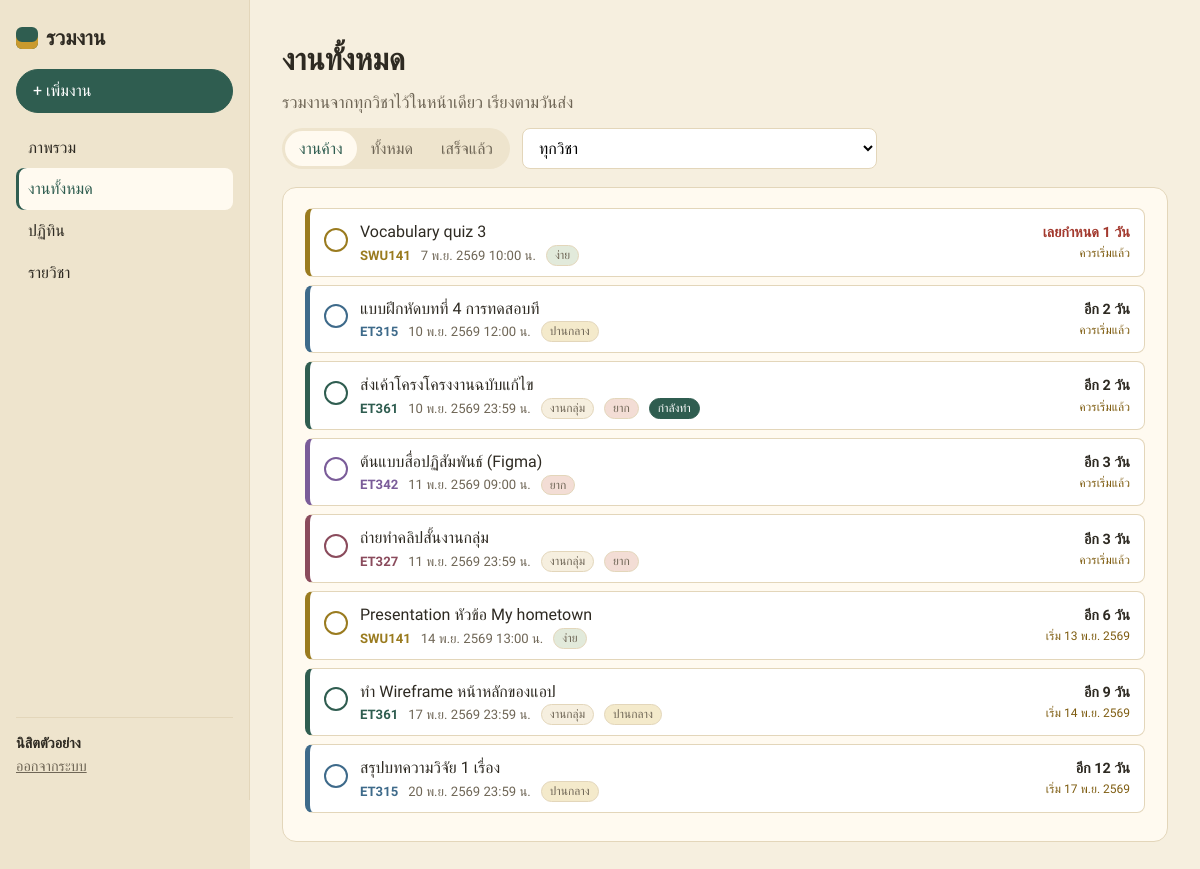
Screenshot of /tasks.php (signed in) with the database file from the repository.
### tables this page shows
CREATE TABLE tasks (
  id INT AUTO_INCREMENT PRIMARY KEY,
  user_id INT NOT NULL,
  subject_id INT NULL,
  title VARCHAR(200) NOT NULL,
  type VARCHAR(10) DEFAULT 'solo',
  due_date DATETIME NOT NULL,
  level TINYINT DEFAULT 2,
  important TINYINT DEFAULT 1,
  status VARCHAR(10) DEFAULT 'todo',
  note TEXT,
  FOREIGN KEY (user_id) REFERENCES users(id) ON DELETE CASCADE,
  FOREIGN KEY (subject_id) REFERENCES subjects(id) ON DELETE SET NULL
);

CREATE TABLE subjects (
  id INT AUTO_INCREMENT PRIMARY KEY,
  user_id INT NOT NULL,
  code VARCHAR(20),
  name VARCHAR(150) NOT NULL,
  color VARCHAR(7) DEFAULT '#2F5D50',
  FOREIGN KEY (user_id) REFERENCES users(id) ON DELETE CASCADE
);

### db.php (the view, shortened to what this page needs)
<?php
$conn = mysqli_connect('localhost', 'root', '', 'raomngan');
mysqli_set_charset($conn, 'utf8mb4');
function query($sql, $params = []) {
    global $conn;
    $stmt = mysqli_prepare($conn, $sql);
    if ($params) {
        $types = str_repeat('s', count($params));
        mysqli_stmt_bind_param($stmt, $types, ...$params);
    }
    mysqli_stmt_execute($stmt);
    return mysqli_stmt_get_result($stmt);
}
function h($text) {
    return htmlspecialchars($text ?? '', ENT_QUOTES, 'UTF-8');
}
function thai_date($date, $show_time = false) {
    $months = ['', 'ม.ค.', 'ก.พ.', 'มี.ค.', 'เม.ย.', 'พ.ค.', 'มิ.ย.', 'ก.ค.', 'ส.ค.', 'ก.ย.', 'ต.ค.', 'พ.ย.', 'ธ.ค.'];
    $t = strtotime($date);
    $text = date('j', $t) . ' ' . $months[date('n', $t)] . ' ' . (date('Y', $t) + 543);
    if ($show_time) {
        $text .= ' ' . date('H:i', $t) . ' น.';
    }
    return $text;
}
function days_left($due_date) {
    $today = strtotime(date('Y-m-d'));
    $due = strtotime(date('Y-m-d', strtotime($due_date)));
    return (int) round(($due - $today) / 86400);
}
function lead_days($level) {
    if ($level == 3) return 5;
    if ($level == 2) return 3;
    return 1;
}
function task_info($task) {
    $days = days_left($task['due_date']);
    $task['days'] = $days;
    if ($days < 0)       $task['left_text'] = 'เลยกำหนด ' . abs($days) . ' วัน';
    elseif ($days == 0)  $task['left_text'] = 'ส่งวันนี้';
    elseif ($days == 1)  $task['left_text'] = 'ส่งพรุ่งนี้';
    else                 $task['left_text'] = 'อีก ' . $days . ' วัน';
    $task['start_date'] = date('Y-m-d', strtotime($task['due_date'] . ' -' . lead_days($task['level']) . ' day'));
    $task['should_start'] = ($task['status'] != 'done' && $days <= lead_days($task['level']));
    $urgent = $days <= 3;
    if ($task['important'] && $urgent)       $task['quadrant'] = 1;
    elseif ($task['important'] && !$urgent)  $task['quadrant'] = 2;
    elseif (!$task['important'] && $urgent)  $task['quadrant'] = 3;
    else                                     $task['quadrant'] = 4;
    return $task;
}
function show_task($t) {
    $levels = [1 => 'ง่าย', 2 => 'ปานกลาง', 3 => 'ยาก'];
    $color = $t['color'] ?? '#8C8676';
    $class = 'task';
    if ($t['status'] == 'done') $class .= ' done';
    elseif ($t['days'] < 0)     $class .= ' overdue';
    ?>
    <li class="<?= $class ?>" style="--c: <?= h($color) ?>">
        <form method="post" action="tasks.php">
            <button class="check" title="ทำเครื่องหมายว่าเสร็จ"><?= $t['status'] == 'done' ? '✓' : '' ?></button>
        </form>
        <a class="task-body" href="task_form.php?id=<?= $t['id'] ?>">
            <span class="task-title"><?= h($t['title']) ?></span>
            <span class="task-meta">
                <b class="subj"><?= h($t['code'] ?? 'ไม่ระบุวิชา') ?></b>
                <?= thai_date($t['due_date'], true) ?>
                <?php if ($t['type'] == 'group'): ?><span class="tag">งานกลุ่ม</span><?php endif; ?>
                <span class="tag lv<?= $t['level'] ?>"><?= $levels[$t['level']] ?></span>
                <?php if ($t['status'] == 'doing'): ?><span class="tag doing">กำลังทำ</span><?php endif; ?>
            </span>
        </a>
        <span class="task-left">
            <?php if ($t['status'] == 'done'): ?>
                เสร็จแล้ว
            <?php else: ?>
                <b><?= $t['left_text'] ?></b>
                <small><?= $t['should_start'] ? 'ควรเริ่มแล้ว' : 'เริ่ม ' . thai_date($t['start_date']) ?></small>
            <?php endif; ?>
        </span>
    </li>
    <?php
}

### tasks.php (shortened to what this page needs)
<?php
require 'db.php';
$uid = $_SESSION['user_id'];
$show = $_GET['show'] ?? 'open';
$sql = "SELECT tasks.*, subjects.code, subjects.color
        FROM tasks LEFT JOIN subjects ON tasks.subject_id = subjects.id
        WHERE tasks.user_id = ?";
$params = [$uid];
if ($show == 'open') $sql .= " AND tasks.status != 'done'";
$sql .= " ORDER BY tasks.due_date";
$result = query($sql, $params);
$tasks = [];
while ($row = mysqli_fetch_assoc($result)) {
    $tasks[] = task_info($row);
}
include 'header.php';
?>
<h1>งานทั้งหมด</h1>
<p class="lead">รวมงานจากทุกวิชาไว้ในหน้าเดียว เรียงตามวันส่ง</p>
<form method="get" class="filters">
    <div class="tabs">
        <a href="?show=open" class="<?= $show == 'open' ? 'on' : '' ?>">งานค้าง</a>
        <a href="?show=all" class="<?= $show == 'all' ? 'on' : '' ?>">ทั้งหมด</a>
        <a href="?show=done" class="<?= $show == 'done' ? 'on' : '' ?>">เสร็จแล้ว</a>
    </div>
    <select name="subject" onchange="this.form.submit()">
        <option value="">ทุกวิชา</option>
    </select>
</form>
<div class="box">
    <?php if (count($tasks) == 0): ?>
        <p class="muted">ไม่มีงานในหมวดนี้ <a href="task_form.php">เพิ่มงานใหม่</a></p>
    <?php else: ?>
        <ul class="task-list">
            <?php foreach ($tasks as $t) show_task($t); ?>
        </ul>
    <?php endif; ?>
</div>
<?php include 'footer.php'; ?>

### style.css (style rules this page uses)
:root { --bg: #F6EFDF; --sidebar: #EEE4CD; --card: #FFFAF0; --line: #E3D6BA; --text: #2E2A22; --muted: #6F6656; --green: #2F5D50; --green-light: #E2EADB; --yellow: #C99A2E; --red: #A33A2F; }
* { box-sizing: border-box; }
body { margin: 0; font-family: 'Anuphan', Tahoma, sans-serif; background: var(--bg); color: var(--text); line-height: 1.6; }
a { color: var(--green); }
h1 { margin: 0 0 4px; font-size: 1.9rem; font-weight: 600; }
p { margin: 0 0 12px; }
.lead { color: var(--muted); font-size: 1.05rem; }
input, select, textarea { display: block; width: 100%; margin-top: 4px; padding: 9px 12px; font: inherit; border: 1px solid var(--line); border-radius: 8px; background: #fff; }
.box { background: var(--card); border: 1px solid var(--line); border-radius: 14px; padding: 20px 22px; margin-bottom: 22px; }
.task-list { list-style: none; margin: 0; padding: 0; }
.task { display: flex; align-items: center; gap: 12px; padding: 10px 14px; margin-bottom: 8px; background: #fff; border: 1px solid var(--line); border-left: 5px solid var(--c); border-radius: 8px; }
.task form { margin: 0; }
.check { width: 24px; height: 24px; border-radius: 50%; border: 2px solid var(--c); background: #fff; color: #fff; cursor: pointer; padding: 0; font-size: 0.8rem; }
.task-body { flex: 1; min-width: 0; text-decoration: none; color: var(--text); display: flex; flex-direction: column; }
.task-title { font-weight: 500; }
.task-meta { font-size: 0.82rem; color: var(--muted); display: flex; flex-wrap: wrap; gap: 4px 10px; align-items: center; }
.subj { color: var(--c); }
.task-left { text-align: right; font-size: 0.9rem; display: flex; flex-direction: column; white-space: nowrap; }
.task-left small { color: #7E5C10; }
.task.overdue .task-left b { color: var(--red); }
.tag { font-size: 0.74rem; padding: 0 8px; border-radius: 999px; background: var(--bg); border: 1px solid var(--line); }
.tag.lv1 { background: var(--green-light); }
.tag.lv2 { background: #F4EACB; }
.tag.lv3 { background: #F3DDD5; }
.tag.doing { background: var(--green); color: #fff; border-color: var(--green); }
.filters { display: flex; flex-wrap: wrap; gap: 12px; align-items: center; margin-bottom: 18px; }
.filters select { width: auto; margin: 0; }
.tabs { background: var(--sidebar); border-radius: 999px; padding: 3px; display: inline-flex; }
.tabs a { padding: 5px 14px; border-radius: 999px; text-decoration: none; color: var(--muted); font-weight: 500; }
.tabs a.on { background: var(--card); color: var(--green); }

### rows the page displays
tasks: title "Vocabulary quiz 3", subject.code "SWU141", due_date "7 พ.ย. 2569 10:00 น.", level "ง่าย", left_text "เลยกำหนด 1 วัน", shows "ควรเริ่มแล้ว"
tasks: title "แบบฝึกหัดบทที่ 4 การทดสอบที", subject.code "ET315", due_date "10 พ.ย. 2569 12:00 น.", level "ปานกลาง", left_text "อีก 2 วัน", shows "ควรเริ่มแล้ว"
tasks: title "ส่งเค้าโครงโครงงานฉบับแก้ไข", subject.code "ET361", due_date "10 พ.ย. 2569 23:59 น.", type "งานกลุ่ม", level "ยาก", status "กำลังทำ", left_text "อีก 2 วัน", shows "ควรเริ่มแล้ว"
tasks: title "ต้นแบบสื่อปฏิสัมพันธ์ (Figma)", subject.code "ET342", due_date "11 พ.ย. 2569 09:00 น.", level "ยาก", left_text "อีก 3 วัน", shows "ควรเริ่มแล้ว"
tasks: title "ถ่ายทำคลิปสั้นงานกลุ่ม", subject.code "ET327", due_date "11 พ.ย. 2569 23:59 น.", type "งานกลุ่ม", level "ยาก", left_text "อีก 3 วัน", shows "ควรเริ่มแล้ว"
tasks: title "Presentation หัวข้อ My hometown", subject.code "SWU141", due_date "14 พ.ย. 2569 13:00 น.", level "ง่าย", left_text "อีก 6 วัน", start_date "13 พ.ย. 2569"
tasks: title "ทำ Wireframe หน้าหลักของแอป", subject.code "ET361", due_date "17 พ.ย. 2569 23:59 น.", type "งานกลุ่ม", level "ปานกลาง", left_text "อีก 9 วัน", start_date "14 พ.ย. 2569"
tasks: title "สรุปบทความวิจัย 1 เรื่อง", subject.code "ET315", due_date "20 พ.ย. 2569 23:59 น.", level "ปานกลาง", left_text "อีก 12 วัน", start_date "17 พ.ย. 2569"

### other values shown
$label "ภาพรวม"
$label "งานทั้งหมด"
$label "ปฏิทิน"
$label "รายวิชา"
$_SESSION['user_name'] "นิสิตตัวอย่าง"
